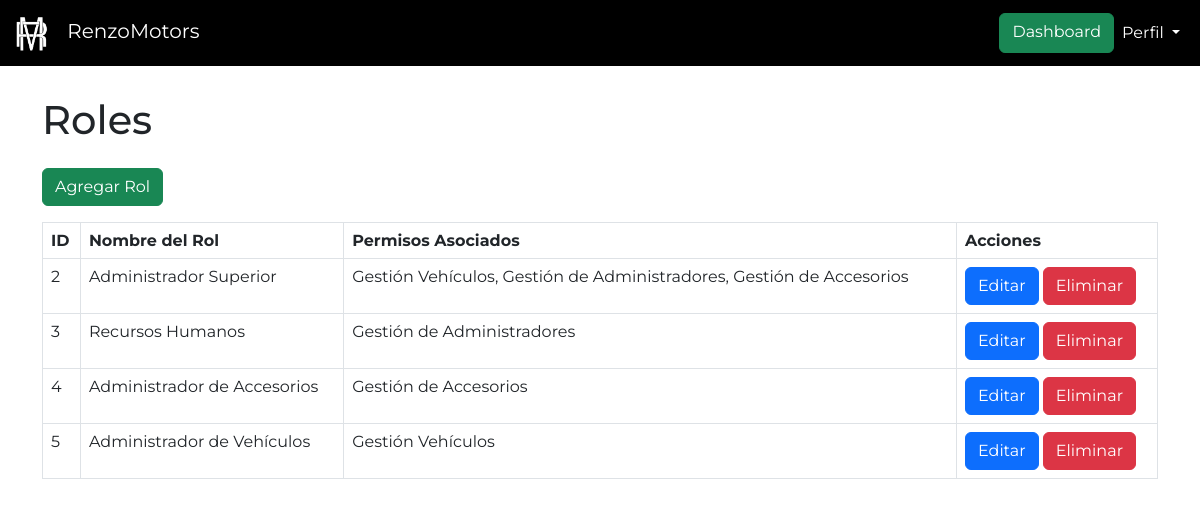
The app's page /admin/mantenedores/roles/mantenedor_roles.php, older data.
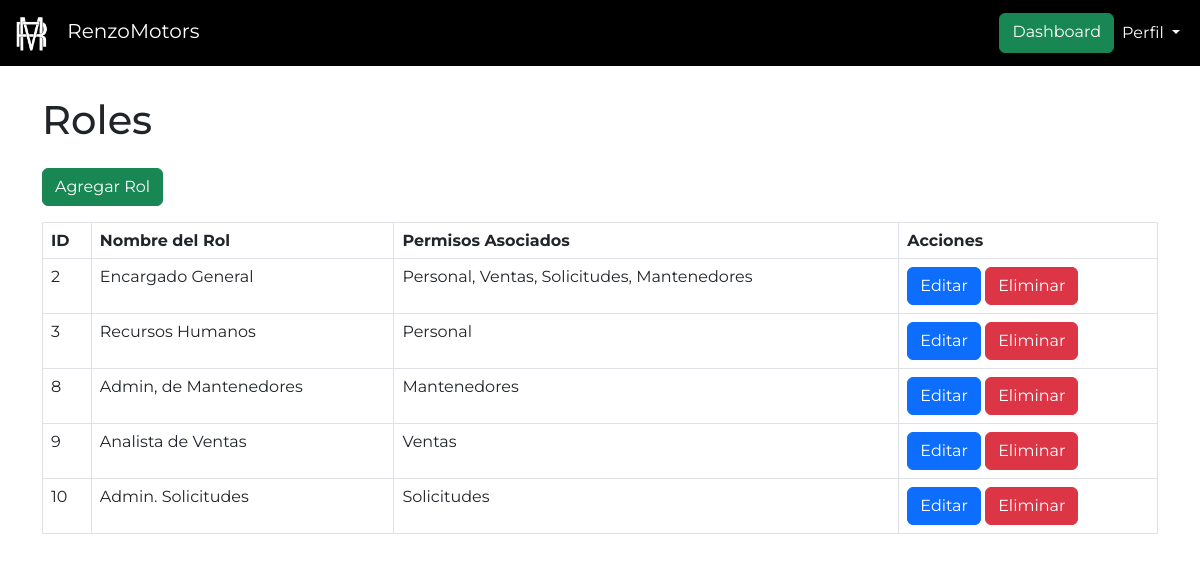
The same page, newer data.
### tables this page shows
CREATE TABLE `rol` (
  `id_rol` int(11) NOT NULL,
  `nombre_rol` varchar(100) NOT NULL
);

### admin/mantenedores/roles/mantenedor_roles.php (the view, shortened to what this page needs)
<?php
include '../../../config/conexion.php';
include '../../navbaradmin.php';
?>
<!DOCTYPE html>
<html lang="es">
<head>
    <link href="https://cdn.jsdelivr.net/npm/bootstrap@5.3.0/dist/css/bootstrap.min.css" rel="stylesheet">
</head>
<body class="pt-5">
    <div class="container mt-5">
        <h1 class="mb-4">Roles</h1>
        <a href="crear_rol.php" class="btn btn-success mb-3">Agregar Rol</a>
        <table class="table table-bordered">
            <thead>
                <tr>
                    <th>ID</th>
                    <th>Nombre del Rol</th>
                    <th style="max-width: 400px">Permisos Asociados</th>
                    <th>Acciones</th>
                </tr>
            </thead>
            <tbody>
                <?php
                $query = "SELECT r.*, GROUP_CONCAT(p.nombre_permiso SEPARATOR ', ') AS permiso
                          FROM rol r
                          LEFT JOIN rol_permiso rp ON r.id_rol = rp.id_rol
                          LEFT JOIN permiso p ON rp.id_permiso = p.id_permiso
                          GROUP BY r.id_rol";
                $resultado = mysqli_query($conexion, $query);
                while ($fila = mysqli_fetch_assoc($resultado)) {
                    echo "<tr>
                            <td>{$fila['id_rol']}</td>
                            <td>{$fila['nombre_rol']}</td>
                            <td>{$fila['permiso']}</td>
                            <td>
                                <a href='editar_rol.php?id_rol={$fila['id_rol']}' class='btn btn-primary'>Editar</a>
                                <a href='eliminar_rol.php?id_rol={$fila['id_rol']}' class='btn btn-danger' onclick='return confirm(\"¿Estás seguro de eliminar este rol?\");'>Eliminar</a>
                            </td>
                          </tr>";
                }
                ?>
            </tbody>
        </table>
    </div>
</body>
</html>

### config/conexion.php (shortened to what this page needs)
<?php
echo '
<head>
<link rel="preconnect" href="https://fonts.googleapis.com">
<link rel="preconnect" href="https://fonts.gstatic.com" crossorigin>
<link href="https://fonts.googleapis.com/css2?family=Montserrat:ital,wght@0,100..900;1,100..900&display=swap" rel="stylesheet">
</head>
<style>
*{
    font-family: "Montserrat";
}
</style>
';
?>

### admin/navbaradmin.php (shortened to what this page needs)
<?php
$carpetaMain = 'http://localhost/xampp/renzomotors/';
?>
<nav class="navbar navbar-expand-lg  navbar-dark bg-black fixed-top">
    <div class="container-fluid">
        <a class="navbar-brand" href='<?php echo $carpetaMain; ?>index.php'>
            <img src="<?php echo $carpetaMain; ?>logo_tr.png" alt="Logo" style="width: 40px; height: 40px; margin-right: 10px; filter: invert(1); ">
            RenzoMotors
        </a>
        <?php
        if($_SERVER['REQUEST_URI'] !== '/xampp/renzomotors/admin/gestion/dashboard.php'){
           echo '<ul class="navbar-nav ms-auto">
                <a href="/xampp/renzomotors/admin/gestion/dashboard.php" class="btn btn-success">Dashboard</a>
                <li class="nav-item dropdown">
                                <a class="nav-link dropdown-toggle active" href="#" role="button" data-bs-toggle="dropdown" aria-expanded="false">
                                    <i class="fas fa-user-circle"></i> Perfil
                                </a>
                                <ul class="dropdown-menu dropdown-menu-end">
                                    <li><a class="dropdown-item" href="' . $carpetaMain . 'pages/perfil.php">Ver Perfil</a></li>
                                    <li><a class="dropdown-item" href="' . $carpetaMain . 'pages/solicitud_ayuda.php"> Ver Ayuda usuario</a></li>
                                    <li><a class="dropdown-item" href="' . $carpetaMain . 'auth/logout.php">Cerrar Sesión</a></li>
                                </ul>
                </li>
            </ul>';
        } ?>
    </div>
</nav>

### config/conexion.php (style rules this page uses)
* { font-family: "Montserrat"; }

Row changes from the older to the newer data that the page shows:
removed rol: id_rol "4", nombre_rol "Administrador de Accesorios", permiso "Gestión de Accesorios"
removed rol: id_rol "5", nombre_rol "Administrador de Vehículos", permiso "Gestión Vehículos"
changed rol id 2: nombre_rol "Administrador Superior" → "Encargado General"; permiso "Gestión Vehículos, Gestión de Administradores, Gestión de Accesorios" → "Personal, Ventas, Solicitudes, Mantenedores"
computed for rol "Recursos Humanos": permiso "Gestión de Administradores" → "Personal"
added rol: id_rol "8", nombre_rol "Admin, de Mantenedores", permiso "Mantenedores"
added rol: id_rol "9", nombre_rol "Analista de Ventas", permiso "Ventas"
added rol: id_rol "10", nombre_rol "Admin. Solicitudes", permiso "Solicitudes"
